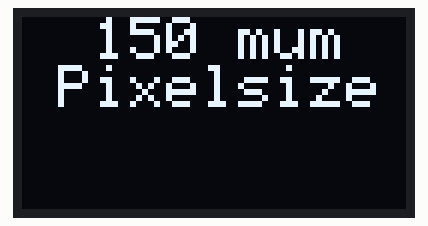
This sketch was run on a simulated ESP32. Shown: 128×64 one-colour display. What the sketch prints to the serial monitor is not drawn.

Above: at 0.1 s.
At 1.2 s:
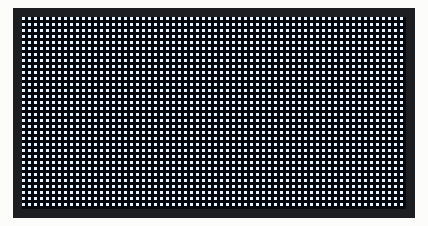

The sketch:

ESP32OLED.ino
```cpp
//https://unsinnsbasis.de/oled-display-ssd1306/
#include <Adafruit_SSD1306.h>

// großes Display am Standard-I2C-Interface
// (SDA Pin 21, SCL Pin 22)
#define DISPLAY_1_I2C_ADDRESS 0x3C // or 0x3D
#define DISPLAY_1_WIDTH 128  // Breite in Pixeln
#define DISPLAY_1_HEIGHT 64  // Höhe in Pixeln
#define I2C_SDA 22
#define I2C_SCL 21
// je I2C-Kanal ein Interface definieren
TwoWire I2C_1 = TwoWire(0);

// Datenstrukturen für die Displays
// (-1 -> Display hat keinen Reset-Pin)
Adafruit_SSD1306 display(DISPLAY_1_WIDTH, DISPLAY_1_HEIGHT, &I2C_1, -1);

// Bitrate für die Datenübertragung zum seriellen Monitor
// (ESP: z.B. 115200, Arduino: zwingend 9600)
#define BITRATE 115200  // Arduino: 9600

void setup() {
  bool status1;

  // Übertragungsrate zum seriellen Monitor setzen
  Serial.begin(BITRATE);
  Serial.println("Start");

  // beide I2C-Interfaces nutzen
  I2C_1.begin(I2C_SDA, I2C_SCL);  // Standard-Interface

  // Displays initialisieren
  // im Fehlerfall Meldung ausgeben und Programm nicht
  // fortsetzen (leere Dauerschleife))
  status1 = display.begin(SSD1306_SWITCHCAPVCC, DISPLAY_1_I2C_ADDRESS);

  if (!(status1)) {
    Serial.println("Fehler beim Initialisieren der Displays");
    Serial.print("Status Display 1: ");
    Serial.print(status1);
  }

  display.clearDisplay();
  display.setTextSize(2);  // große Schrift
  display.setTextColor(SSD1306_WHITE); // helle Schrift auf dunklem Grund
  display.setCursor(0, 0);
  display.print("  150 mum \n Pixelsize");
  display.display();

  delay(1000);
  display.clearDisplay();
  display.display();


  Serial.println("Displaying individiual pixels");
  // draw grid

  for (int ix=0; ix<DISPLAY_1_WIDTH/2; ix++){
    for (int iy=0; iy<DISPLAY_1_HEIGHT/2; iy++){

      display.drawPixel(ix*2, iy*2, SSD1306_WHITE);

    }
  }
  display.display();


}

void loop() {
}
```
